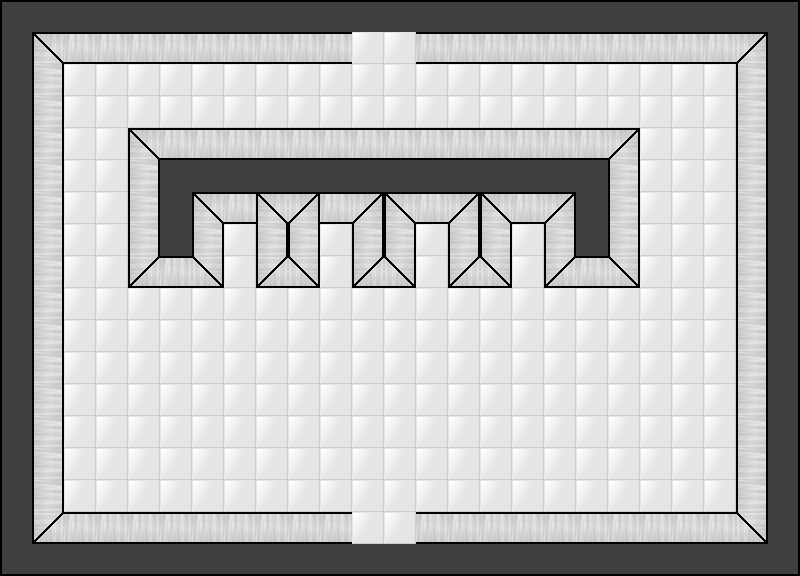

A level layout from a 2D game, rendered from its tile map. Below: a short description, then the map file with tile-grid data replaced by summaries:
An orthogonal 25x18 tile map with 32x32 px tiles, 2 tile layers (Tile Layer 2, Tile Layer 1) and 12 objects (4x button, 3x hiddenpit, 2x door, 2x gate, sign).

<map version="1.0" orientation="orthogonal" width="25" height="18" tilewidth="32" tileheight="32">
 <tileset firstgid="1" name="room_tileset" tilewidth="32" tileheight="32">
  <image source="../graphics/room_tileset.png" width="192" height="256" />
 </tileset>
 <layer name="Tile Layer 2" width="25" height="18">
  <data>[450 cells, 450 non-empty, 1 distinct tile ids]</data>
 </layer>
 <layer name="Tile Layer 1" width="25" height="18">
  <data>[450 cells, 224 non-empty, 15 distinct tile ids]</data>
 </layer>
 <objectgroup name="Object Layer 1" width="25" height="18">
  <object name="door 4" type="door" x="352" y="32" width="64" height="32" />
  <object name="door 3" type="door" x="352" y="512" width="64" height="32" />
  <object name="Sign" type="sign" x="352" y="384" width="32" height="32" />
  <object name="button (safe)" type="button" x="416" y="224" width="32" height="32" />
  <object name="button (kill)" type="button" x="224" y="224" width="32" height="32" />
  <object name="button (kill)" type="button" x="320" y="224" width="32" height="32" />
  <object name="button (kill)" type="button" x="512" y="224" width="32" height="32" />
  <object type="gate" x="608" y="64" width="32" height="64" />
  <object type="gate" x="128" y="64" width="32" height="64" />
  <object type="hiddenpit" x="512" y="256" width="32" height="32" />
  <object type="hiddenpit" x="320" y="256" width="32" height="32" />
  <object type="hiddenpit" x="224" y="256" width="32" height="32" />
 </objectgroup>
</map>
